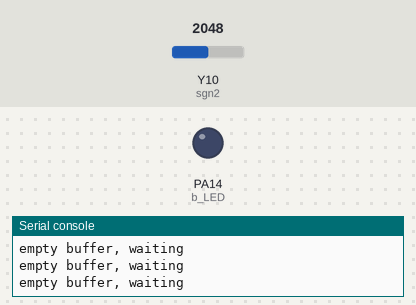
The program below on a simulated pyboard running MicroPython. Parts: output pins drawn as LEDs (lit = HIGH), the last lines printed to the serial console. The test bench sets the inputs (shaded band); at power-on: Y10 (sgn2) = 2048 (analog values on the 0–4095 scale). Files the program writes start out absent; threads take turns every 2 ms. At 2.9 s the program stops and its outputs stay as they are.

Above: at 0.1 s.
At 2.0 s:
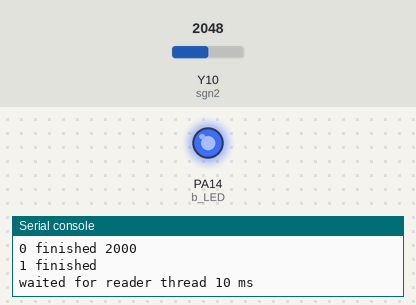
Timing chart, 0 to 4.4 s (numbered marks = the images above):
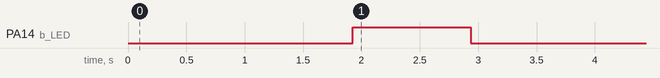

Measured:
- by itself, PA14 (b_LED): LOW → HIGH at 1.9 s, → LOW 1.0 s later

The program:

adc_test_continuous.py
```python
#adc_test_continuous.py

import utime
import _thread
import uos, usys
import gc  #garbage collector
import machine

usys.path.insert(1, r"/drivers/")
import sdcard

#modules
import RingbufQueue

#ADC pins
sgn2 = machine.ADC(27)

b_LED = machine.Pin(14, machine.Pin.OUT)

#buffer to save data
buffer_size = 2000
event_type = [int] #saving adc reading
buffer = RingbufQueue.RingbufQueue(buffer_size, event_type)
tot_events = 2000

finished0 = False
finished1 = False

def core0_thread():
    global finished0, finished1
    global buffer

    dead_t = 0
    e_count = 0
    reading = None

    print("measuring")

    start_t = utime.ticks_ms()
    while e_count < tot_events:

        #if (e_count%1000) == 0:
        #    b_LED.on()
        #    print("0", e_count)
        #    utime.sleep_ms(5)
        #    b_LED.off()

        #utime.sleep_ms(5)
        #dead_t = 10

        reading = sgn2.read_u16()
        e_count += 1

        #deat_t = buffer.put([e_count,reading,dead_t])
        dead_t = buffer.put([reading])

    print(utime.ticks_diff(utime.ticks_ms(), start_t))

    finished0 = True #let core 1 know we are done measuring
    buffer._complete = True #let the buffer now it is complete
    print("0 finished", e_count)
    return

def core1_thread():
    global finished0, finished1
    global buffer

    e_count = 0
    events = None

    with open("/sd/adc_test.txt", "w") as file:
        #file.write("event,ADC_value[0-65535],dead-time\n")
        file.write("ADC_value[0-65535]\n")

        while e_count < tot_events:

            events = buffer.get() #retrieve events

            if not events[0][0]: break
            for event in events:
                #data = b"{}\t{}\t{}\n".format(*event)
                data = b"{}\n".format(*event)
                file.write(data)

            file.flush()

            e_count = len(events)

    #let core0 know we are done saving
    finished1 = True
    print("1 finished")
    return

# Assign chip select (CS) pin (and start it high)
cs = machine.Pin(5)#GPIO pinout
# Intialize SPI peripheral (start with 1 MHz)
spi = machine.SPI(0,
                  baudrate=1000000,
                  polarity=0,
                  phase=0,
                  bits=8,
                  firstbit=machine.SPI.MSB,
                  #GPIO pinout
                  sck=machine.Pin(2),
                  mosi=machine.Pin(3),
                  miso=machine.Pin(4))
# Initialize SD card
sd = sdcard.SDCard(spi, cs)
# Mount filesystem
vfs = uos.VfsFat(sd)
uos.mount(vfs, "/sd")

core1 = _thread.start_new_thread(core1_thread, [])#Core 1: timmer, buffer reader

utime.sleep_ms(1000)

core0_thread()#Core 0: data collection
b_LED.on()

#Wait for core1 to be done before erasing buffer and printing to screen
f0_end_t = utime.ticks_ms()
while not finished1:
    utime.sleep_ms(10)
print("waited for reader thread",utime.ticks_diff(utime.ticks_ms(), f0_end_t), "ms")
#erase buffer
buffer = None

utime.sleep_ms(1000)
b_LED.off()

gc.collect()

print("done")
```

RingbufQueue.py
```python
# (licence header left out)
import _thread
from utime import sleep_ms

class RingbufQueue:
    def __init__(self, buf, event_type):
        self._q = [event_type for _ in range(buf)] if isinstance(buf, int) else buf
        self._size = len(self._q) #buffer size
        self._wi = 0 #write index
        self._ri = 0 #read index
        self._max_q_size = 200 #biggest buffer size that can be allocated at once
        self._complete = False #tell the reader that we are done measuring

    def full(self): #no empty space to write
        return ((self._wi + 1) % self._size) == self._ri

    def empty(self): #there is nothing to read
        return self._ri == self._wi

    def qsize(self): #number of unread items
        return (self._wi - self._ri) % self._size

    '''def get_nowait(self):  # Remove and return an item from the queue.
        # Return an item if one is immediately available, else raise QueueEmpty.
        if self.empty():
            print("reading from empty buffer")
            raise IndexError
        r = self._q[self._ri]
        self._ri = (self._ri + 1) % self._size
        #self._evget.set()  # Schedule all tasks waiting on ._evget
        #self._evget.clear()
        return r'''

    def peek(self): #return oldest item from the queue without removing it
        if self.empty():
            print("peeking on empty buffer")
            raise IndexError
        return self._q[self._ri]

    '''def put_nowait(self, v):
        self._q[self._wi] = v
        #self._evput.set()  # Schedule any tasks waiting on get
        #self._evput.clear()
        self._wi = (self._wi + 1) % self._size
        #if self._wi == self._ri:  # Would indicate empty
        while self._wi == self._ri:
            sleep_ms(1000)
            v[-1] += 1000 # Increase dead time
            print("core 0 sleeping for 1s because empty")
            self._ri = (self._ri + 1) % self._size  # Discard a message
            #raise IndexError  # Caller can ignore if overwrites are OK
        return v[-1]'''

    def put(self, val): #put an item in the buffer
        full = 0
        if self.full(): #check if the buffer is full
            full = 1
            while not self.empty(): #wait until buffer is empty
                print("core 0 sleeping for 1s because full")
                sleep_ms(1000)
                val[-1] += 1000 #increase dead time

        if full: print("I was full, buffer emptied")
        '''dead_t = self.put_nowait(val)'''
        self._q[self._wi] = val
        self._wi = (self._wi + 1) % self._size
        return val[-1]

    #allowing the use of a wait routine while data is saved, this is adapted to use "update_OLED" as wait routine
    def get(self, wait_routine=None, args=None): #read available events
        r = None

        while self.empty():
            if wait_routine: #use the wait routine
                args[0], args[1] = wait_routine(*args)
            elif not self._complete: #check if the measurement is complete
                print("empty buffer, waiting")
                sleep_ms(10) #give the reader some time to acquire events
            elif self._complete:
                return [[None]] #stop saving

        t_wi = self._wi
        q_size = self.qsize()

        if q_size > self._max_q_size:
            t_wi = (self._ri+self._max_q_size) % self._size
            print("big buffer, "+str(q_size)+" unread events")
        else:
            t_wi = self._wi

        if t_wi > self._ri:
            r = self._q[self._ri:t_wi]
        else: #circle around de ring
            r = self._q[self._ri:]+self._q[:t_wi]
        #self._ri = (self._ri + 1) % self._size
        self._ri = t_wi

        if wait_routine:
            wait_r_results = wait_routine(*args)
            return r, wait_r_results
        else:
            return r
```
